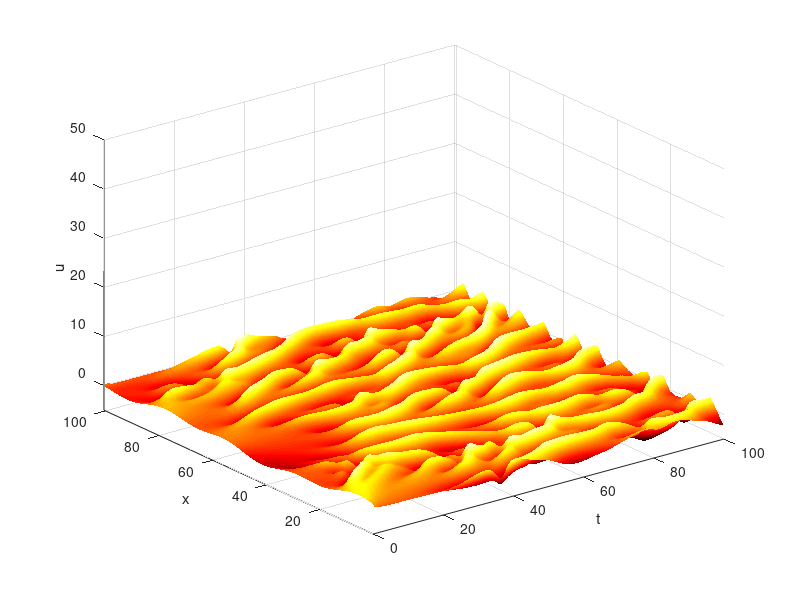
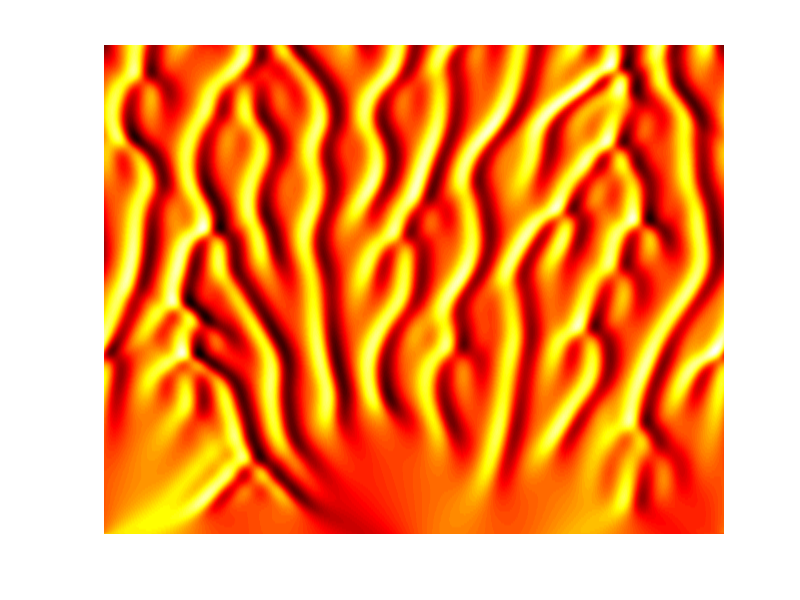

MATLAB code for these plots, in order: (Note: this script raises an error after producing the figures.)
clear all; close all; clc
%%
% Kuramoto-Sivashinsky equation (from Trefethen)
% u_t = -u*u_x - u_xx - u_xxxx,  periodic BCs 
input = []; output = [];
inNum = 1;
for k = 1:inNum

div1 = 20*rand() + 5;
div2 = 20*rand() + 5;
    
N = 1024;
x = 32*pi*(1:N)'/N;
u = cos(x/div1).*(1+sin(x/div2)); % 16
v = fft(u);

% % % % % %
%Spatial grid and initial condition:
h = 0.025;
k = [0:N/2-1 0 -N/2+1:-1]'/16;
L = k.^2 - k.^4;
E = exp(h*L); E2 = exp(h*L/2);
M = 16;
r = exp(1i*pi*((1:M)-.5)/M);
LR = h*L(:,ones(M,1)) + r(ones(N,1),:);
Q = h*real(mean( (exp(LR/2)-1)./LR ,2)); 
f1 = h*real(mean( (-4-LR+exp(LR).*(4-3*LR+LR.^2))./LR.^3 ,2)); 
f2 = h*real(mean( (2+LR+exp(LR).*(-2+LR))./LR.^3 ,2));
f3 = h*real(mean( (-4-3*LR-LR.^2+exp(LR).*(4-LR))./LR.^3 ,2));

% Main time-stepping loop:
uu = u; tt = 0;
tmax = 100; nmax = round(tmax/h); nplt = floor((tmax/250)/h); g = -0.5i*k;
iter = 0;
for n = 1:nmax
t = n*h;
Nv = g.*fft(real(ifft(v)).^2);
a = E2.*v + Q.*Nv;
Na = g.*fft(real(ifft(a)).^2);
b = E2.*v + Q.*Na;
Nb = g.*fft(real(ifft(b)).^2);
c = E2.*a + Q.*(2*Nb-Nv);
Nc = g.*fft(real(ifft(c)).^2);
v = E.*v + Nv.*f1 + 2*(Na+Nb).*f2 + Nc.*f3; 
if mod(n,nplt)==0
        u = real(ifft(v));
uu = [uu,u]; tt = [tt,t]; end
end
input = [input, uu(:,1:end-1)];
output = [output, uu(:,2:end)];
end
%% Plot results:
surf(tt,x,uu), shading interp, colormap(hot), axis tight
xlabel("t"), ylabel("x"), zlabel("u")
% view([-90 90]), colormap(autumn); 
set(gca,'zlim',[-5 50]) 
%%
save('kuramoto_sivishinky.mat','x','tt','uu')

%%
figure(2), pcolor(x,tt,uu.'),shading interp, colormap(hot),axis off

%%

net = feedforwardnet([20 10]);
net.layers{1}.transferFcn = 'logsig';
%net.layers{2}.transferFcn = 'radbas';
net.layers{2}.transferFcn = 'purelin';
net = train(net, input, output)

%%
Titer = size(uu,2) - 1;
out = zeros(N,Titer);
for titer = 1:Titer
out(:,titer) = net(input(:,titer));
end
surf(tt(1:Titer),x,out), shading interp, colormap(hot), axis tight
set(gca,'zlim',[-5 50]) 
xlabel("t"), ylabel("x"), zlabel("u")
%% NET 2

layers = [
    sequenceInputLayer(N);
    lstmLayer(500);
    lstmLayer(300);
    fullyConnectedLayer(N);
    regressionLayer;
    ];
%options = trainingOptions('sgdm');
maxEpochs = 100;
miniBatchSize = 250;

options = trainingOptions('adam', ...
    'ExecutionEnvironment','cpu', ...
    'MaxEpochs',maxEpochs, ...
    'MiniBatchSize',miniBatchSize, ...
    'GradientThreshold',1, ...
    'Verbose',false, ...
    'Plots','training-progress');
% 'InitialLearnRate',0.05, ...
%     'LearnRateSchedule','piecewise', ...
%     'LearnRateDropPeriod',2, ...
%     'LearnRateDropFactor',0.2, ...
rng('default') % For reproducibility
net2 = trainNetwork(input,output,layers,options);
%% predict
Titer = size(uu,2) - 1;
out = zeros(N,Titer);
out(:,1) = input(:,1);
out(:,2) = predict(net2,out(:,1))
for titer = 3:Titer
out(:,titer) = predict(net2,out(:,titer-1));
end
surf(tt(1:Titer),x,out), shading interp, colormap(hot), axis tight
set(gca,'zlim',[-5 50]) 
xlabel("t"), ylabel("x"), zlabel("u")

%% predict & update
load('net2.mat')
Titer = size(uu,2) - 1;
out = zeros(N,Titer);
out(:,1) = input(:,1);
%net2 = predictAndUpdateState(net2,input);
[net2,out(:,2)] = predictAndUpdateState(net2,out(:,1));

for i = 2:Titer
    [net2,out(:,i)] = predictAndUpdateState(net2,out(:,i-1),'ExecutionEnvironment','cpu');
end
surf(tt(1:Titer),x,out), shading interp, colormap(hot), axis tight
set(gca,'zlim',[-5 50]) 
xlabel("t"), ylabel("x"), zlabel("u")

%%
%save('net2.mat','net2')

%% %%% NET 3 %%% Trained on div1 = 15.8329 / div2 = 12.9597
layers = [
    sequenceInputLayer(N);
    lstmLayer(700);
    fullyConnectedLayer(N);
    regressionLayer;
    ];
%options = trainingOptions('sgdm');
maxEpochs = 120;
miniBatchSize = 25;

options = trainingOptions('adam', ...
    'ExecutionEnvironment','cpu', ...
    'MaxEpochs',maxEpochs, ...
    'MiniBatchSize',miniBatchSize, ...
    'GradientThreshold',1, ...
    'Verbose',false, ...
    'Plots','training-progress');
% 'InitialLearnRate',0.05, ...
%     'LearnRateSchedule','piecewise', ...
%     'LearnRateDropPeriod',2, ...
%     'LearnRateDropFactor',0.2, ...
rng('default') % For reproducibility
net3 = trainNetwork(input,output,layers,options);
%%
save('net3.mat','net3')
%%
load('net3.mat')
Titer = size(uu,2) - 1;
out = zeros(N,Titer);
out(:,1) = input(:,1);
%net2 = predictAndUpdateState(net2,input);
[net3,out(:,2)] = predictAndUpdateState(net3,out(:,1));
for i = 3:Titer
    [net3,out(:,i)] = predictAndUpdateState(net3,out(:,i-1),'ExecutionEnvironment','cpu');
end
surf(tt(1:Titer),x,out), shading interp, colormap(hot), axis tight
set(gca,'zlim',[-5 50]) 
xlabel("t"), ylabel("x"), zlabel("u")

%% Side by side plot

subplot(1,2,1), surf(tt,x,uu), shading interp, colormap(hot), axis tight
xlabel("t"), ylabel("x"), zlabel("u"),
title("ODE solver")
set(gca,'zlim',[-5 50])

subplot(1,2,2), surf(tt(1:Titer),x,out), shading interp, colormap(hot), axis tight
set(gca,'zlim',[-5 50])
title("Neural Network")
xlabel("t"), ylabel("x"), zlabel("u")

%% %%% NET 4 %%% train several time series

layers = [
    sequenceInputLayer(N);
    lstmLayer(600);
    fullyConnectedLayer(N);
    regressionLayer;
    ];
%options = trainingOptions('sgdm');
maxEpochs = 50;
miniBatchSize = 25;

options = trainingOptions('adam', ...
    'ExecutionEnvironment','cpu', ...
    'MaxEpochs',maxEpochs, ...
    'MiniBatchSize',miniBatchSize, ...
    'GradientThreshold',1, ...
    'Verbose',false, ...
    'Plots','training-progress');
% 'InitialLearnRate',0.05, ...
%     'LearnRateSchedule','piecewise', ...
%     'LearnRateDropPeriod',2, ...
%     'LearnRateDropFactor',0.2, ...
rng('default') % For reproducibility
for k = 1:inNum
    net4 = trainNetwork(input(:,((k-1)*250+1):((k-1)*250+250)),output(:,((k-1)*250+1):((k-1)*250+250)),layers,options);
end
%%
save('net4.mat','net4')
%%
load('net4.mat')
Titer = 250;
out = zeros(N,Titer);
out(:,1) = input(:,1);
%net2 = predictAndUpdateState(net2,input);
[net4,out(:,2)] = predictAndUpdateState(net4,out(:,1));
for i = 3:Titer
    [net4,out(:,i)] = predictAndUpdateState(net4,out(:,i-1),'ExecutionEnvironment','cpu');
end
surf(tt(1:Titer),x,out), shading interp, colormap(hot), axis tight
set(gca,'zlim',[-5 50]) 
xlabel("t"), ylabel("x"), zlabel("u")

%% Side by side plot

subplot(1,2,1), surf(tt(1:Titer),x,input(:,1:250)), shading interp, colormap(hot), axis tight
xlabel("t"), ylabel("x"), zlabel("u"),
title("ODE solver")
set(gca,'zlim',[-5 50])

subplot(1,2,2), surf(tt(1:Titer),x,out), shading interp, colormap(hot), axis tight
set(gca,'zlim',[-5 50])
title("Neural Network")
xlabel("t"), ylabel("x"), zlabel("u")